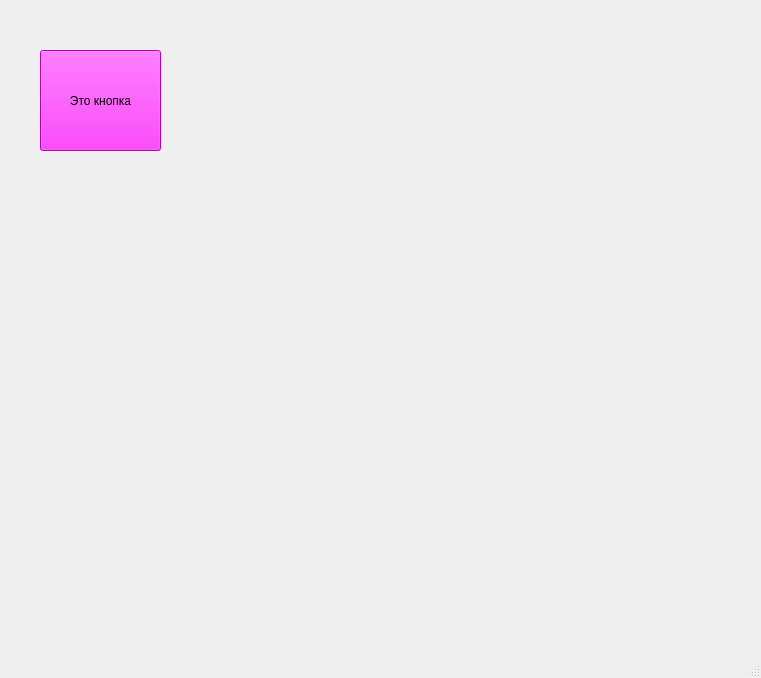
<?xml version="1.0" encoding="UTF-8"?>
<ui version="4.0">
 <class>MainWindow</class>
 <widget class="QMainWindow" name="MainWindow">
  <property name="geometry">
   <rect>
    <x>0</x>
    <y>0</y>
    <width>761</width>
    <height>678</height>
   </rect>
  </property>
  <property name="windowTitle">
   <string>MainWindow</string>
  </property>
  <widget class="QWidget" name="centralwidget">
   <widget class="QPushButton" name="pushButton">
    <property name="geometry">
     <rect>
      <x>40</x>
      <y>50</y>
      <width>121</width>
      <height>101</height>
     </rect>
    </property>
    <property name="styleSheet">
     <string notr="true">background: rgb(255, 0, 255)</string>
    </property>
    <property name="text">
     <string>Это кнопка</string>
    </property>
   </widget>
  </widget>
  <widget class="QMenuBar" name="menubar">
   <property name="geometry">
    <rect>
     <x>0</x>
     <y>0</y>
     <width>761</width>
     <height>26</height>
    </rect>
   </property>
  </widget>
  <widget class="QStatusBar" name="statusbar"/>
 </widget>
 <resources/>
 <connections/>
</ui>
